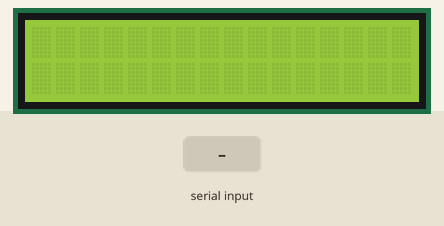
This sketch was run on a simulated Arduino Uno, built with avr-gcc and run on an emulated ATmega328P. Shown: 16×2 character LCD. The inputs (shaded band) are chosen by the test bench.

Above: at 1.2 s.
1.3 s: "90,45,200\n" received over Serial
At 4.1 s:
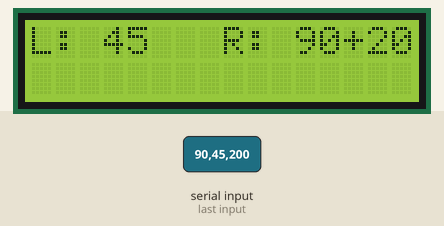
4.3 s: "30,150,10,200\n" received over Serial
At 5.8 s:
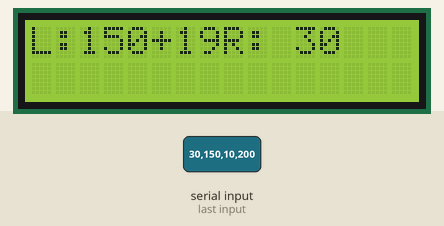
Timing chart, 0 to 7.3 s (numbered marks = the images above; inputs shaded):
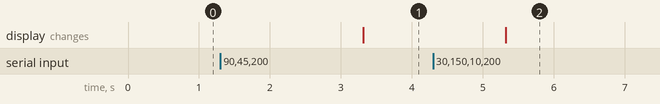

Measured:
- after the input at 1.3 s, the display: changes after 2.0 s (image 1)
- after the input at 4.3 s, the display: changes after 1.0 s (image 2)

The sketch:

Bidirectional_Controller.ino
```cpp
#include <LiquidCrystal.h>

#define RS_PIN   4
#define E_PIN    7
#define D4_PIN   8
#define D5_PIN   9
#define D6_PIN  10
#define D7_PIN  11

#define BLOCK   0xFF // block character

// initialize the library with the numbers of the interface pins
LiquidCrystal lcd(RS_PIN, E_PIN, D4_PIN, D5_PIN, D6_PIN, D7_PIN);

byte slices[6][8] = {
  {B00000, B00000, B00000, B00000, B00000, B00000, B00000, B00000},
  {B10000, B10000, B10000, B10000, B10000, B10000, B10000, B10000},
  {B11000, B11000, B11000, B11000, B11000, B11000, B11000, B11000},
  {B11100, B11100, B11100, B11100, B11100, B11100, B11100, B11100},
  {B11110, B11110, B11110, B11110, B11110, B11110, B11110, B11110},
  {B11111, B11111, B11111, B11111, B11111, B11111, B11111, B11111}
};


void setup() {
  // set up the LCD's number of columns and rows:
  Serial.begin(9600);
  lcd.begin(16, 2);        // initialize the lcd for 16 chars 2 lines and turn on backlight
  lcd.home();
  lcd.clear();
  for (int i = 0; i < 6; i++) {
    lcd.createChar(i, slices[i]);
  }
}

void clearLine(int line) {
  lcd.setCursor(0, line);
  lcd.print("                ");
  delay(20);
  lcd.setCursor(0, line);
}

void lcdPrintSpeed(int val){
  if(val >= 100)
    lcd.print(val);
  else if(val < 100 && val >= 10){
    lcd.print(" ");
    lcd.print(val);
  }
  else{
    lcd.print("  ");
    lcd.print(val);
  }
}

void lcdEncoderVal(int num){
  lcd.print("+");
  lcd.print(num);
}

void lcdDisplay(int left, int right, int encoder) {
  lcd.setCursor(0,0);

  lcd.print("L:");
  lcdPrintSpeed(left);
  if(encoder < 0)
    lcdEncoderVal(abs(encoder));
  else
    lcd.print("   ");

  lcd.setCursor(8,0);
  lcd.print("R:");
  lcdPrintSpeed(right);
  if(encoder > 0)
    lcdEncoderVal(encoder);
  else
    lcd.print("   ");
}

void lcdMotorSpeedGraph(int left, int right){
  clearLine(1);
  if(left < 0){
    if(left <= 10){
      while(left >= 5){
        lcd.print(BLOCK);
        left -= 5;
      }
    }
    lcd.write(byte(left));
  }
  lcd.setCursor(8,1);
  if(right < 0){
    if(right <= 10){
      while(right >= 5){
        lcd.print(BLOCK);
        left -= 5;
      }
    }
    lcd.write(byte(right));
  }
}

void lcdRefresh(int left, int right, int encoder) {
  lcdDisplay(left, right, encoder);
  lcdMotorSpeedGraph(left/10, right/10);
  delay(100);
}

void loop() {
  while (Serial.available() > 0) {
    int rightMotor;
    int leftMotor;
    int rightEncoder;
    int leftEncoder;
    int music;

    rightMotor = Serial.parseInt();
    leftMotor = Serial.parseInt();
    rightEncoder = Serial.parseInt();
    leftEncoder = Serial.parseInt();
    music = Serial.parseInt();

    int encoderDelta = rightEncoder - leftEncoder;

    lcdRefresh(leftMotor, rightMotor, encoderDelta);
  }
}

/*
void lcdPrintMotorDebug(int right, int left, int encoder) {
    lcd.clear();

    lcd.leftToRight();
    lcd.setCursor(0, 0);
    lcd.print("Left ");
    lcd.setCursor(8, 0);
    lcd.print("Right ");

    lcd.rightToLeft();
    lcd.setCursor(3, 1);
    lcd.print(left);

    lcd.setCursor(11, 1);
    lcd.print(right);

    if (encoder != 0) {
      if (encoder > 0) {
        lcd.setCursor(6, 1);
      } else {
        lcd.setCursor(14, 1);
      }
      lcd.print(encoder);
    } else { // motors are equal
        lcd.setCursor(6, 1);
        lcd.print("   ");
        lcd.setCursor(14, 1);
        lcd.print("   ");
    }
}
*/
```
